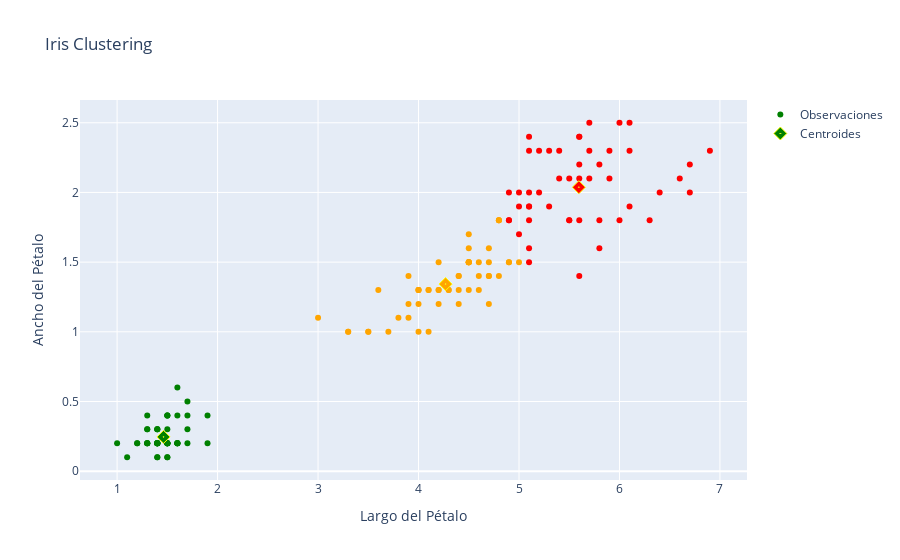

Here is the notebook cell this chart was saved with:
### Code cell
plot()

### Figure 1 — Plotly figure (JSON) as saved in the notebook; plotly's stock layout.template omitted (floating-point values rounded to 4 significant figures; data arrays with more than 128 entries replaced by an {"elided": "..."} marker saying what was removed)
{"data": [{"hoverinfo": "text", "marker": {"color": {"elided": "150 str values"}}, "mode": "markers", "name": "Observaciones", "text": {"elided": "150 str values"}, "type": "scatter", "x": {"elided": "150 float values"}, "y": {"elided": "150 float values"}}, {"hoverinfo": "text", "marker": {"color": ["green", "red", "orange"], "line": {"color": "yellow", "width": 1}, "size": 10, "symbol": 202}, "mode": "markers", "name": "Centroides", "text": {"elided": "150 str values"}, "type": "scatter", "x": [1.462, 5.596, 4.269], "y": [0.246, 2.038, 1.342]}], "layout": {"title": {"text": "Iris Clustering"}, "xaxis": {"title": {"text": "Largo del Pétalo"}}, "yaxis": {"title": {"text": "Ancho del Pétalo"}}}}
